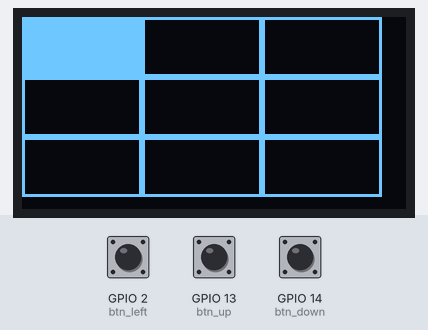
Bench run of a program on a simulated ESP8266 board running MicroPython. Shown: 128×64 one-colour display. Inputs (shaded band) come from the test bench; at power-on: GPIO 14 (btn_down) HIGH, GPIO 2 (btn_left) HIGH, GPIO 13 (btn_up) HIGH. Random numbers come from a fixed seed.

Above: at 1.2 s.
1.3 s: GPIO 14 (btn_down) pulled LOW for 1 s
At 2.2 s:
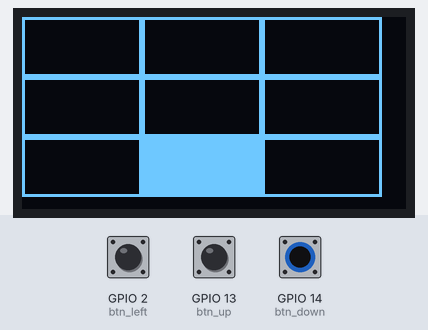
3.8 s: GPIO 2 (btn_left) pulled LOW for 1 s
At 4.3 s:
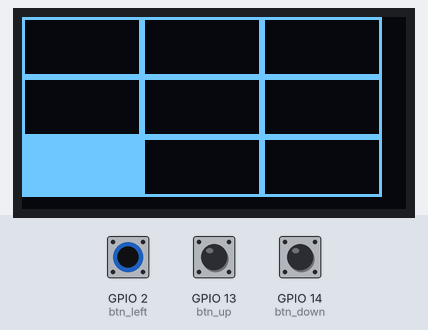
6.3 s: GPIO 13 (btn_up) pulled LOW for 0.15 s
At 7.4 s:
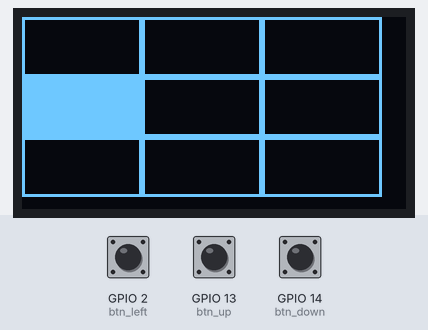
7.9 s: GPIO 13 (btn_up) driven LOW and GPIO 14 (btn_down) driven LOW
At 8.9 s:
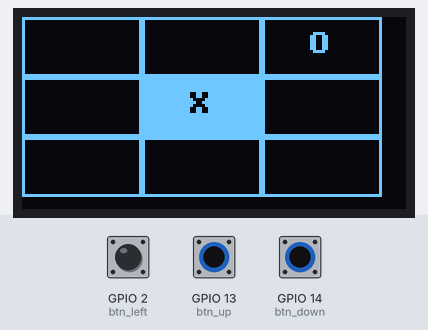
9.6 s: GPIO 13 (btn_up) driven HIGH
At 10.9 s:
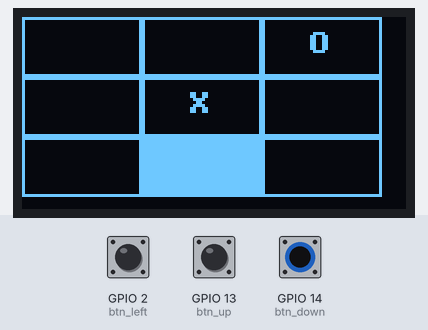
11.2 s: GPIO 13 (btn_up) driven LOW
At 12.1 s:
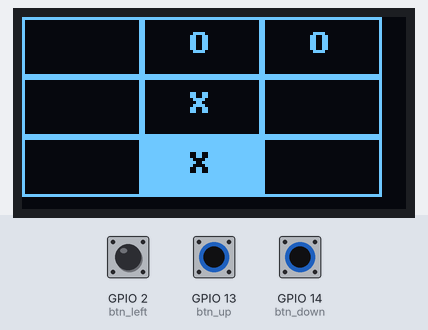
Timing chart, 0 to 13.8 s (numbered marks = the images above; inputs shaded):
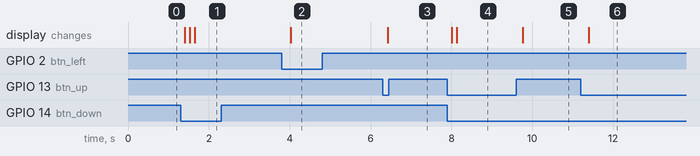

The program:

TicTacToe.py
```python
import machine
import ssd1306
import time
import random

# Pins for buttons
BTN_UP = 13
BTN_LEFT = 2
BTN_DOWN = 14
BTN_RIGHT = 14

# Initialize buttons
btn_up = machine.Pin(BTN_UP, machine.Pin.IN, machine.Pin.PULL_UP)
btn_left = machine.Pin(BTN_LEFT, machine.Pin.IN, machine.Pin.PULL_UP)
btn_down = machine.Pin(BTN_DOWN, machine.Pin.IN, machine.Pin.PULL_UP)
btn_right = machine.Pin(BTN_RIGHT, machine.Pin.IN, machine.Pin.PULL_UP)

# Initialize I2C and OLED display
i2c = machine.SoftI2C(scl=machine.Pin(5), sda=machine.Pin(4))
oled = ssd1306.SSD1306_I2C(128, 64, i2c)

# Game variables
board = [" "] * 9  # 3x3 board
player = "X"
ai = "O"
current_pos = 0  # Current cursor position
play_again = True

# Debounce helper
def debounce(pin):
    time.sleep(0.05)  # 50ms delay
    return not pin.value()

# Draw the game board
def draw_board():
    oled.fill(0)  # Clear screen
    for i in range(9):
        x = (i % 3) * 40
        y = (i // 3) * 20
        oled.rect(x, y, 40, 20, 1)  # Draw cell
        if board[i] != " ":
            oled.text(board[i], x + 15, y + 5)
    # Highlight current position
    x = (current_pos % 3) * 40
    y = (current_pos // 3) * 20
    oled.fill_rect(x, y, 40, 20, 1)  # Highlight current position with a filled rectangle
    oled.text(board[current_pos], x + 15, y + 5, 0)  # Draw text in inverted color
    oled.show()

# Check for a winner or tie
def check_winner():
    win_positions = [
        [0, 1, 2], [3, 4, 5], [6, 7, 8],  # Rows
        [0, 3, 6], [1, 4, 7], [2, 5, 8],  # Columns
        [0, 4, 8], [2, 4, 6]              # Diagonals
    ]
    for pos in win_positions:
        if board[pos[0]] == board[pos[1]] == board[pos[2]] != " ":
            return board[pos[0]]
    if " " not in board:
        return "Tie"
    return None

# AI move (Medium-level logic)
def ai_move():
    # Try to win
    for i in range(9):
        if board[i] == " ":
            board[i] = ai
            if check_winner() == ai:
                return
            board[i] = " "

    # Try to block player
    for i in range(9):
        if board[i] == " ":
            board[i] = player
            if check_winner() == player:
                board[i] = ai
                return
            board[i] = " "

    # Random move
    while True:
        i = random.randint(0, 8)
        if board[i] == " ":
            board[i] = ai
            return

# Handle button press
def handle_buttons():
    global current_pos

    if debounce(btn_up):
        if debounce(btn_down):  # Combination of UP + DOWN for select
            if board[current_pos] == " ":
                board[current_pos] = player
                return True
        elif current_pos > 2:
            current_pos -= 3
    elif debounce(btn_down):
        if current_pos < 6:
            current_pos += 3
    elif debounce(btn_left):
        if current_pos % 3 > 0:
            current_pos -= 1
    elif debounce(btn_right):
        if current_pos % 3 < 2:
            current_pos += 1
    return False

# Prompt for play again or exit
def play_again_prompt():
    global play_again
    oled.fill(0)
    oled.text("Play Again?", 10, 20)
    oled.text("UP: Yes", 10, 40)
    oled.text("DOWN: No", 10, 50)
    oled.show()

    while True:
        if debounce(btn_up):
            play_again = True
            return
        elif debounce(btn_down):
            play_again = False
            return

# Main game loop
def main():
    global board, current_pos, play_again

    while play_again:
        draw_board()

        # Player move
        if handle_buttons():
            winner = check_winner()
            if winner:
                draw_board()
                time.sleep(1)
                oled.fill(0)
                if winner == "X":
                    oled.text(f"  YOU wins!" if winner != "Tie" else "It's a tie!", 0, 30)
                else:
                    oled.text(f"  A.I. wins!" if winner != "Tie" else "It's a tie!", 0, 30)
                oled.show()
                time.sleep(3)
                play_again_prompt()
                if play_again:
                    board = [" "] * 9  # Reset board
                    current_pos = 0
                continue

            # AI move
            ai_move()
            winner = check_winner()
            if winner:
                draw_board()
                time.sleep(1)
                oled.fill(0)
                if winner == "X":
                    oled.text(f"  YOU wins!" if winner != "Tie" else "It's a tie!", 0, 30)
                else:
                    oled.text(f"  A.I. wins!" if winner != "Tie" else "It's a tie!", 0, 30)
                oled.show()
                time.sleep(3)
                play_again_prompt()
                if play_again:
                    board = [" "] * 9  # Reset board
                    current_pos = 0

# Start game
main()
```

Measured:
- after the input at 1.3 s, the display: first changes after 0.10 s (image 1 shows a later state)
- after the input at 3.8 s, the display: changes after 0.23 s (image 2)
- after the input at 6.3 s, the display: changes after 0.13 s (image 3)
- after the input at 7.9 s, the display: first changes after 0.11 s (image 4 shows a later state)
- after the input at 9.6 s, the display: changes after 0.16 s (image 5)
- after the input at 11.2 s, the display: changes after 0.19 s (image 6)
